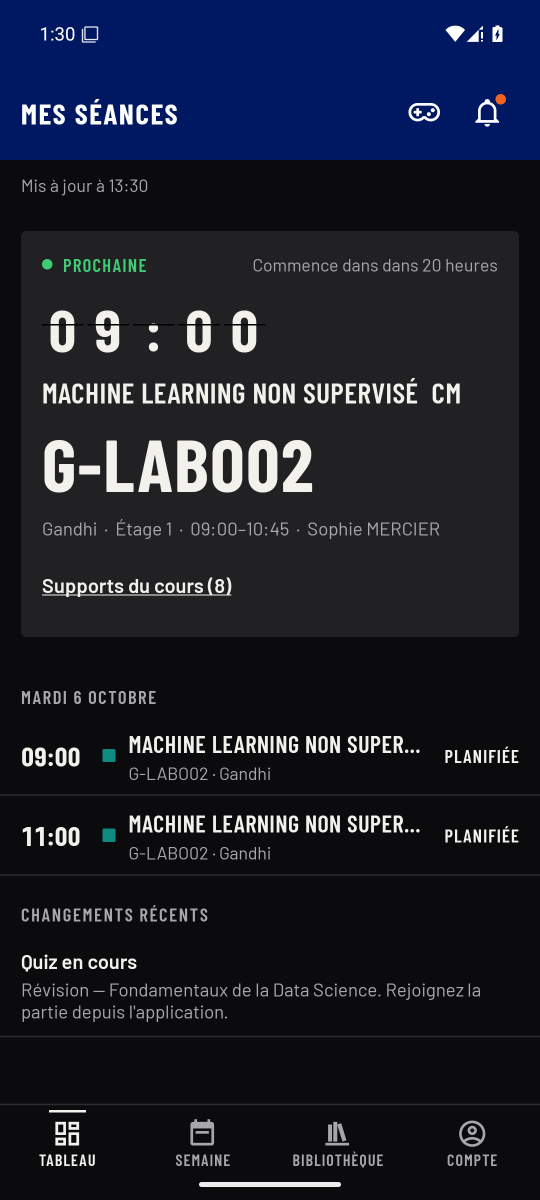
#> input picture docs/presentation/captures/_verif.png, 1080 x 2400 px, given in place of web-04-tableau-enseignant.png, which was not available (shown at 1/2 size)
$ python recadrer.py
#> lines starting #> are read from the running program, lines starting #| are printed output that depends on the picture
"""Recadrages des captures pour le deck (zones utiles, sans barre latérale ni vide)."""
from pathlib import Path
from PIL import Image

SRC = Path(r"C:\Users\clusa\Desktop\Github Project\plan_B_projet_PACTE\docs\presentation\captures")
OUT = Path(__file__).parent / "img"
OUT.mkdir(exist_ok=True)

RECADRAGES = {
    # nom de sortie : (fichier source, (gauche, haut, droite, bas))
    "tableau-enseignant": ("web-04-tableau-enseignant.png", (368, 88, 1308, 700)),
    "edt-mensuel": ("web-09-edt-mensuel.png", (368, 205, 1800, 1080)),
    "generation-chiffres": ("web-08-generation.png", (370, 340, 1260, 770)),
    "bibliotheque": ("web-13-bibliotheque.png", (780, 276, 1672, 960)),
}

for nom, (fichier, zone) in RECADRAGES.items():
    image = Image.open(SRC / fichier).convert("RGB").crop(zone)
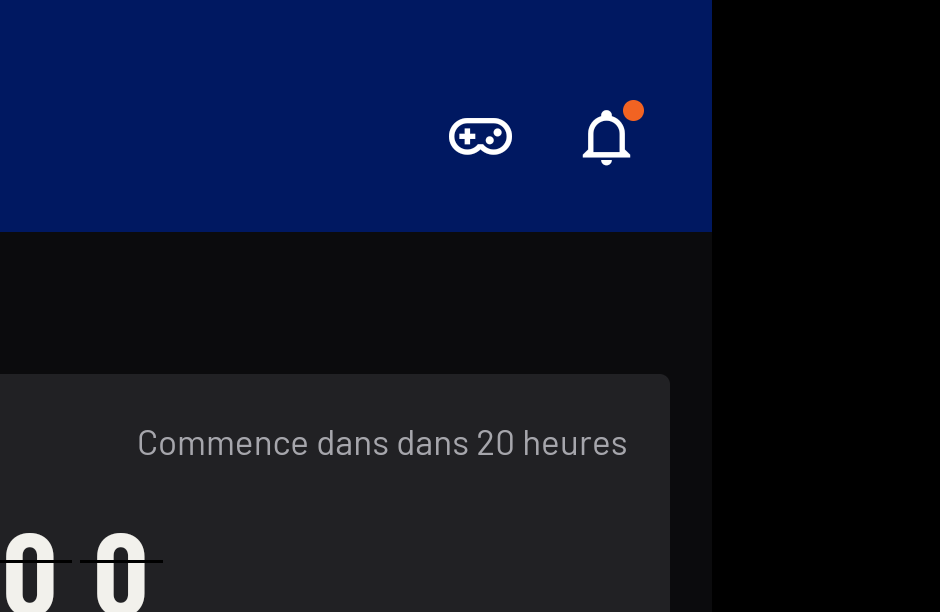
#> image: PIL image 940x612 RGB; mean R, G, B 14.8, 21.5, 43.3
    image.save(OUT / f"{nom}.png", optimize=True)
    print(nom, image.size)
#| tableau-enseignant (940, 612)
#> pass 2 of the loop `for nom, (fichier, zone) in RECADRAGES.items():`:
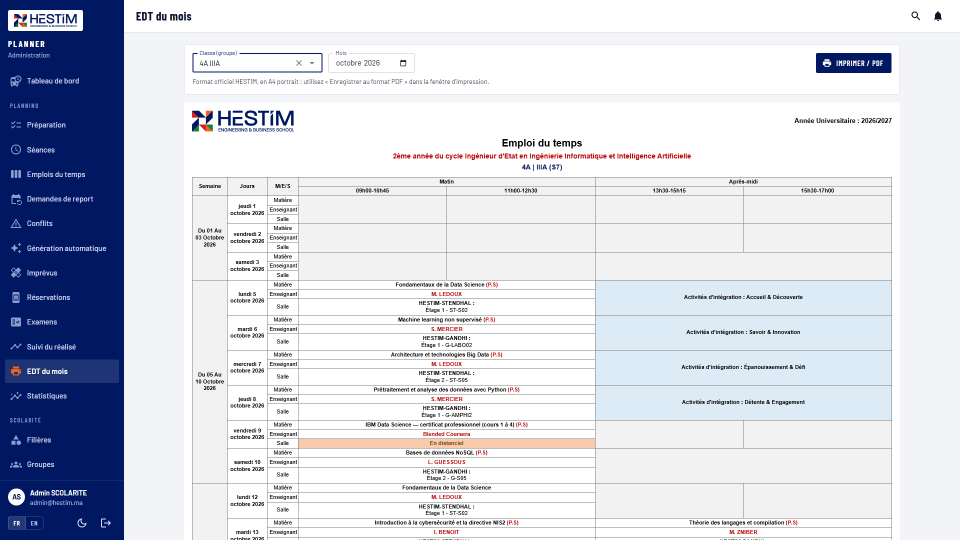
#> input picture docs/presentation/captures/web-09-edt-mensuel.png, 1920 x 1080 px, found by its file name (shown at 1/2 size)
#> `image = Image.open(SRC / fichier).convert("RGB").crop(zone)`:
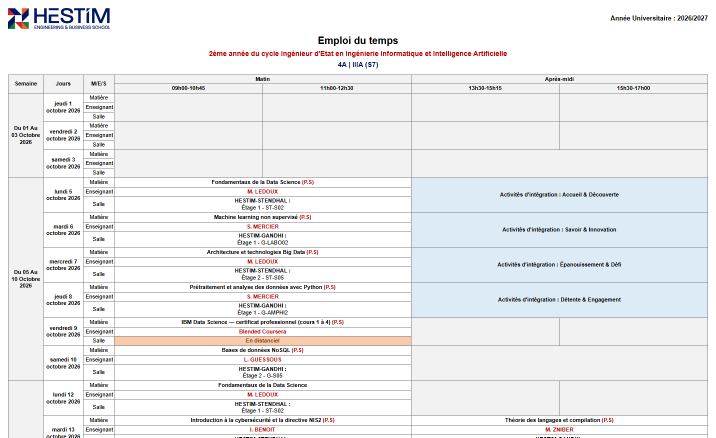
#> image: PIL image 1432x875 RGB (shown at 1/2 size); mean R, G, B 237.1, 237.8, 239.3
#| edt-mensuel (1432, 875)
#> pass 3 of the loop `for nom, (fichier, zone) in RECADRAGES.items():`:
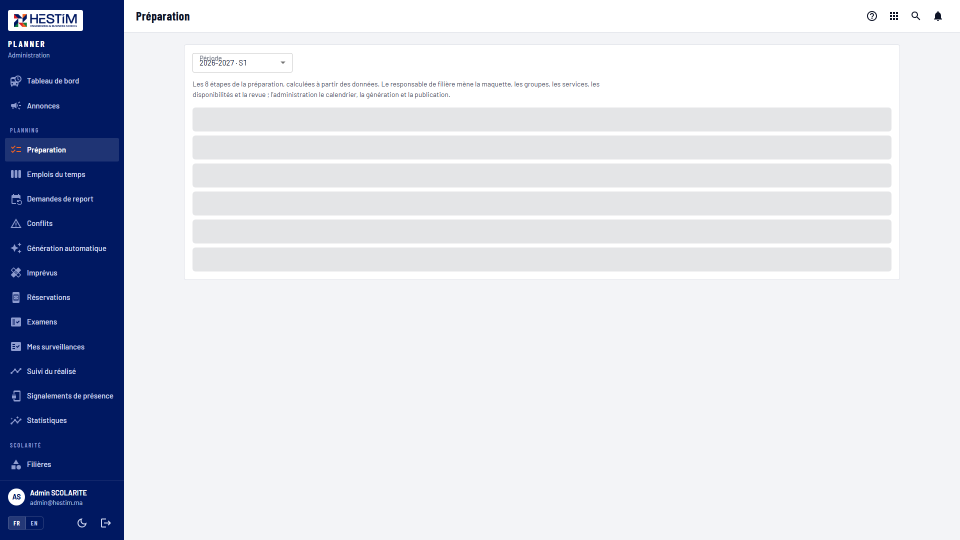
#> input picture docs/presentation/captures/admin-02-preparation.png, 1920 x 1080 px, given in place of web-08-generation.png, which was not available (shown at 1/2 size)
#> `image = Image.open(SRC / fichier).convert("RGB").crop(zone)`:
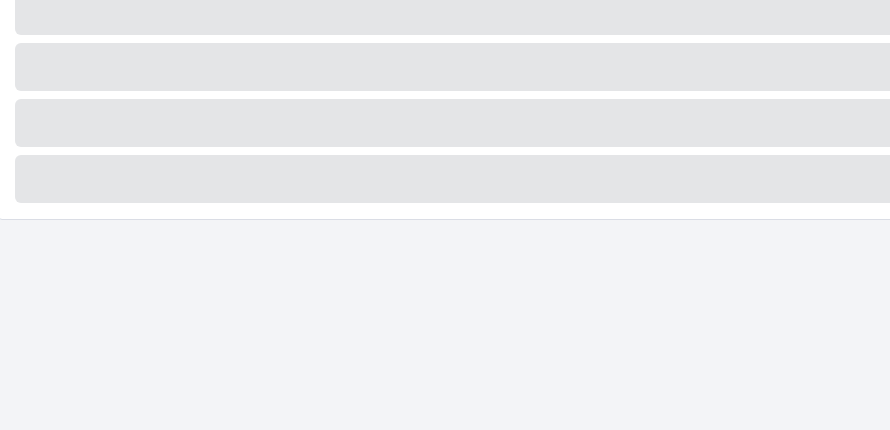
#> image: PIL image 890x430 RGB; mean R, G, B 238, 238.9, 241.2
#| generation-chiffres (890, 430)
#> the loop made 4 passes; the first 3 are shown

# Écrans mobiles : copiés tels quels (1080×2400)
for fichier in ["mobile-01-tableau.png", "mobile-04-jeux.png", "mobile-03-bibliotheque.png"]:
#> (the run stopped early here; a loop or call above may not have finished)
